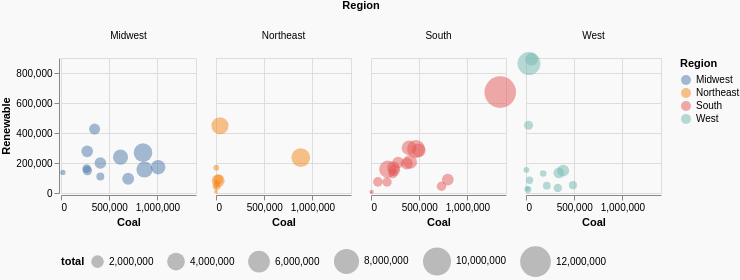

Here is the Vega-Lite specification saved for this chart:
### Vega specification from a JSON file in a GitHub repository (floating-point values rounded to 4 significant figures)
{"$schema": "https://vega.github.io/schema/vega/v5.json", "background": "#f9f9f9", "padding": 0, "data": [{"name": "data-42928075b6a95c590274554971cbda4a", "values": [{"State": "AK", "year": 2015, "Coal": 19511, "Natural Gas": 333936, "Petroleum": 234720, "Nuclear": 0, "Renewable": 23828, "State Name": "Alaska", "Region": "West", "longitude": -152.4, "latitude": 63.78, "total": 611995}, {"State": "AL", "year": 2015, "Coal": 494311, "Natural Gas": 701582, "Petroleum": 509123, "Nuclear": 438728, "Renewable": 284415, "State Name": "Alabama", "Region": "South", "longitude": -86.83, "latitude": 32.78, "total": 2428159}, {"State": "AR", "year": 2015, "Coal": 226889, "Natural Gas": 296826, "Petroleum": 312672, "Nuclear": 144716, "Renewable": 129282, "State Name": "Arkansas", "Region": "South", "longitude": -92.44, "latitude": 34.89, "total": 1110385}, {"State": "AZ", "year": 2015, "Coal": 385822, "Natural Gas": 365313, "Petroleum": 555561, "Nuclear": 340153, "Renewable": 149042, "State Name": "Arizona", "Region": "West", "longitude": -111.7, "latitude": 34.28, "total": 1795891}, {"State": "CA", "year": 2015, "Coal": 30967, "Natural Gas": 2384061, "Petroleum": 3212105, "Nuclear": 193529, "Renewable": 862888, "State Name": "California", "Region": "West", "longitude": -119.5, "latitude": 37.19, "total": 6683550}, {"State": "CO", "year": 2015, "Coal": 340107, "Natural Gas": 490642, "Petroleum": 485863, "Nuclear": 0, "Renewable": 133588, "State Name": "Colorado", "Region": "West", "longitude": -105.5, "latitude": 39.0, "total": 1450200}, {"State": "CT", "year": 2015, "Coal": 6536, "Natural Gas": 260925, "Petroleum": 314379, "Nuclear": 182083, "Renewable": 46767, "State Name": "Connecticut", "Region": "Northeast", "longitude": -72.73, "latitude": 41.62, "total": 810690}, {"State": "DC", "year": 2015, "Coal": 44, "Natural Gas": 33654, "Petroleum": 20423, "Nuclear": 0, "Renewable": 1831, "State Name": "District of Columbia", "Region": "South", "longitude": -77.02, "latitude": 38.9, "total": 55952}, {"State": "DE", "year": 2015, "Coal": 7149, "Natural Gas": 107819, "Petroleum": 106223, "Nuclear": 0, "Renewable": 7745, "State Name": "Delaware", "Region": "South", "longitude": -75.5, "latitude": 38.98, "total": 228936}, {"State": "FL", "year": 2015, "Coal": 466530, "Natural Gas": 1378089, "Petroleum": 1705201, "Nuclear": 294099, "Renewable": 293759, "State Name": "Florida", "Region": "South", "longitude": -82.45, "latitude": 28.62, "total": 4137678}, {"State": "GA", "year": 2015, "Coal": 394665, "Natural Gas": 712580, "Petroleum": 1008952, "Nuclear": 353883, "Renewable": 300816, "State Name": "Georgia", "Region": "South", "longitude": -83.44, "latitude": 32.64, "total": 2770896}, {"State": "HI", "year": 2015, "Coal": 15632, "Natural Gas": 196, "Petroleum": 251136, "Nuclear": 0, "Renewable": 29428, "State Name": "Hawaii", "Region": "West", "longitude": -156.3, "latitude": 20.26, "total": 296392}, {"State": "IA", "year": 2015, "Coal": 348293, "Natural Gas": 302936, "Petroleum": 413877, "Nuclear": 54836, "Renewable": 426053, "State Name": "Iowa", "Region": "Midwest", "longitude": -93.5, "latitude": 42.07, "total": 1545995}, {"State": "ID", "year": 2015, "Coal": 4249, "Natural Gas": 107871, "Petroleum": 173518, "Nuclear": 0, "Renewable": 154472, "State Name": "Idaho", "Region": "West", "longitude": -114.6, "latitude": 44.35, "total": 440110}, {"State": "IL", "year": 2015, "Coal": 850430, "Natural Gas": 1011357, "Petroleum": 1245970, "Nuclear": 1017377, "Renewable": 269098, "State Name": "Illinois", "Region": "Midwest", "longitude": -89.2, "latitude": 40.04, "total": 4394232}, {"State": "IN", "year": 2015, "Coal": 1007472, "Natural Gas": 735055, "Petroleum": 753457, "Nuclear": 0, "Renewable": 172315, "State Name": "Indiana", "Region": "Midwest", "longitude": -86.28, "latitude": 39.89, "total": 2668299}, {"State": "KS", "year": 2015, "Coal": 273416, "Natural Gas": 280421, "Petroleum": 338769, "Nuclear": 90254, "Renewable": 149447, "State Name": "Kansas", "Region": "Midwest", "longitude": -98.38, "latitude": 38.49, "total": 1132307}, {"State": "KY", "year": 2015, "Coal": 796484, "Natural Gas": 276867, "Petroleum": 595609, "Nuclear": 0, "Renewable": 89392, "State Name": "Kentucky", "Region": "South", "longitude": -85.3, "latitude": 37.53, "total": 1758352}, {"State": "LA", "year": 2015, "Coal": 174221, "Natural Gas": 1594207, "Petroleum": 1711747, "Nuclear": 160015, "Renewable": 158293, "State Name": "Louisiana", "Region": "South", "longitude": -91.97, "latitude": 31.06, "total": 3798483}, {"State": "MA", "year": 2015, "Coal": 24177, "Natural Gas": 457124, "Petroleum": 581068, "Nuclear": 52236, "Renewable": 88991, "State Name": "Massachusetts", "Region": "Northeast", "longitude": -71.8, "latitude": 42.26, "total": 1203596}, {"State": "MD", "year": 2015, "Coal": 165994, "Natural Gas": 225969, "Petroleum": 497313, "Nuclear": 153140, "Renewable": 73197, "State Name": "Maryland", "Region": "South", "longitude": -76.76, "latitude": 39.04, "total": 1115613}, {"State": "ME", "year": 2015, "Coal": 2588, "Natural Gas": 54203, "Petroleum": 193289, "Nuclear": 0, "Renewable": 168598, "State Name": "Maine", "Region": "Northeast", "longitude": -69.24, "latitude": 45.36, "total": 418678}, {"State": "MI", "year": 2015, "Coal": 617280, "Natural Gas": 871834, "Petroleum": 870030, "Nuclear": 306773, "Renewable": 239258, "State Name": "Michigan", "Region": "Midwest", "longitude": -85.39, "latitude": 44.32, "total": 2905175}, {"State": "MN", "year": 2015, "Coal": 271570, "Natural Gas": 448557, "Petroleum": 592681, "Nuclear": 125900, "Renewable": 277535, "State Name": "Minnesota", "Region": "Midwest", "longitude": -94.31, "latitude": 46.28, "total": 1716243}, {"State": "MO", "year": 2015, "Coal": 696401, "Natural Gas": 270885, "Petroleum": 623982, "Nuclear": 109182, "Renewable": 95352, "State Name": "Missouri", "Region": "Midwest", "longitude": -92.46, "latitude": 38.36, "total": 1795802}, {"State": "MS", "year": 2015, "Coal": 71626, "Natural Gas": 536996, "Petroleum": 374453, "Nuclear": 122511, "Renewable": 74194, "State Name": "Mississippi", "Region": "South", "longitude": -89.67, "latitude": 32.74, "total": 1179780}, {"State": "MT", "year": 2015, "Coal": 178421, "Natural Gas": 77443, "Petroleum": 166486, "Nuclear": 0, "Renewable": 129472, "State Name": "Montana", "Region": "West", "longitude": -109.6, "latitude": 47.04, "total": 551822}, {"State": "NC", "year": 2015, "Coal": 405525, "Natural Gas": 516026, "Petroleum": 855229, "Nuclear": 440248, "Renewable": 206876, "State Name": "North Carolina", "Region": "South", "longitude": -79.37, "latitude": 35.55, "total": 2423904}, {"State": "ND", "year": 2015, "Coal": 408091, "Natural Gas": 100852, "Petroleum": 190821, "Nuclear": 0, "Renewable": 109435, "State Name": "North Dakota", "Region": "Midwest", "longitude": -100.5, "latitude": 47.45, "total": 809199}, {"State": "NE", "year": 2015, "Coal": 266319, "Natural Gas": 170346, "Petroleum": 231933, "Nuclear": 107976, "Renewable": 162645, "State Name": "Nebraska", "Region": "Midwest", "longitude": -99.8, "latitude": 41.54, "total": 939219}, {"State": "NH", "year": 2015, "Coal": 10989, "Natural Gas": 70742, "Petroleum": 152127, "Nuclear": 99186, "Renewable": 67612, "State Name": "New Hampshire", "Region": "Northeast", "longitude": -71.58, "latitude": 43.68, "total": 400656}, {"State": "NJ", "year": 2015, "Coal": 22925, "Natural Gas": 778866, "Petroleum": 882576, "Nuclear": 347851, "Renewable": 81596, "State Name": "New Jersey", "Region": "Northeast", "longitude": -74.66, "latitude": 40.18, "total": 2113814}, {"State": "NM", "year": 2015, "Coal": 215703, "Natural Gas": 260038, "Petroleum": 235852, "Nuclear": 0, "Renewable": 48923, "State Name": "New Mexico", "Region": "West", "longitude": -106.1, "latitude": 34.41, "total": 760516}, {"State": "NV", "year": 2015, "Coal": 36635, "Natural Gas": 312602, "Petroleum": 261261, "Nuclear": 0, "Renewable": 85250, "State Name": "Nevada", "Region": "West", "longitude": -116.6, "latitude": 39.33, "total": 695748}, {"State": "NY", "year": 2015, "Coal": 41241, "Natural Gas": 1396693, "Petroleum": 1404701, "Nuclear": 466457, "Renewable": 448402, "State Name": "New York", "Region": "Northeast", "longitude": -75.51, "latitude": 42.94, "total": 3757494}, {"State": "OH", "year": 2015, "Coal": 865714, "Natural Gas": 1031716, "Petroleum": 1084513, "Nuclear": 181726, "Renewable": 156941, "State Name": "Ohio", "Region": "Midwest", "longitude": -82.79, "latitude": 40.29, "total": 3320610}, {"State": "OK", "year": 2015, "Coal": 280748, "Natural Gas": 711393, "Petroleum": 512064, "Nuclear": 0, "Renewable": 203142, "State Name": "Oklahoma", "Region": "South", "longitude": -97.49, "latitude": 35.59, "total": 1707347}, {"State": "OR", "year": 2015, "Coal": 26515, "Natural Gas": 245897, "Petroleum": 322631, "Nuclear": 0, "Renewable": 451693, "State Name": "Oregon", "Region": "West", "longitude": -120.6, "latitude": 43.93, "total": 1046736}, {"State": "PA", "year": 2015, "Coal": 878829, "Natural Gas": 1313350, "Petroleum": 1193549, "Nuclear": 842044, "Renewable": 235371, "State Name": "Pennsylvania", "Region": "Northeast", "longitude": -77.8, "latitude": 40.88, "total": 4463143}, {"State": "RI", "year": 2015, "Coal": 0, "Natural Gas": 96514, "Petroleum": 86065, "Nuclear": 0, "Renewable": 8469, "State Name": "Rhode Island", "Region": "Northeast", "longitude": -71.55, "latitude": 41.68, "total": 191048}, {"State": "SC", "year": 2015, "Coal": 241217, "Natural Gas": 284013, "Petroleum": 506268, "Nuclear": 555909, "Renewable": 151243, "State Name": "South Carolina", "Region": "South", "longitude": -80.89, "latitude": 33.91, "total": 1738650}, {"State": "SD", "year": 2015, "Coal": 19616, "Natural Gas": 83370, "Petroleum": 113332, "Nuclear": 0, "Renewable": 136976, "State Name": "South Dakota", "Region": "Midwest", "longitude": -100.2, "latitude": 44.44, "total": 353294}, {"State": "TN", "year": 2015, "Coal": 370650, "Natural Gas": 322468, "Petroleum": 694084, "Nuclear": 261037, "Renewable": 196756, "State Name": "Tennessee", "Region": "South", "longitude": -86.35, "latitude": 35.86, "total": 1844995}, {"State": "TX", "year": 2015, "Coal": 1340422, "Natural Gas": 4263856, "Petroleum": 6033759, "Nuclear": 411571, "Renewable": 672724, "State Name": "Texas", "Region": "South", "longitude": -99.32, "latitude": 31.48, "total": 12722332}, {"State": "UT", "year": 2015, "Coal": 330043, "Natural Gas": 242848, "Petroleum": 278993, "Nuclear": 0, "Renewable": 33788, "State Name": "Utah", "Region": "West", "longitude": -111.7, "latitude": 39.31, "total": 885672}, {"State": "VA", "year": 2015, "Coal": 232427, "Natural Gas": 526314, "Petroleum": 815138, "Nuclear": 293455, "Renewable": 169017, "State Name": "Virginia", "Region": "South", "longitude": -78.82, "latitude": 37.52, "total": 2036351}, {"State": "VT", "year": 2015, "Coal": 0, "Natural Gas": 12245, "Petroleum": 81615, "Nuclear": 0, "Renewable": 41538, "State Name": "Vermont", "Region": "Northeast", "longitude": -72.67, "latitude": 44.07, "total": 135398}, {"State": "WA", "year": 2015, "Coal": 58273, "Natural Gas": 327738, "Petroleum": 732260, "Nuclear": 85347, "Renewable": 892136, "State Name": "Washington", "Region": "West", "longitude": -120.5, "latitude": 47.38, "total": 2095754}, {"State": "WI", "year": 2015, "Coal": 408189, "Natural Gas": 476969, "Petroleum": 535066, "Nuclear": 104666, "Renewable": 199955, "State Name": "Wisconsin", "Region": "Midwest", "longitude": -90.0, "latitude": 44.62, "total": 1724845}, {"State": "WV", "year": 2015, "Coal": 730949, "Natural Gas": 191059, "Petroleum": 189908, "Nuclear": 0, "Renewable": 45008, "State Name": "West Virginia", "Region": "South", "longitude": -80.62, "latitude": 38.64, "total": 1156924}, {"State": "WY", "year": 2015, "Coal": 487177, "Natural Gas": 126421, "Petroleum": 159935, "Nuclear": 0, "Renewable": 52386, "State Name": "Wyoming", "Region": "West", "longitude": -107.6, "latitude": 42.99, "total": 825919}]}, {"name": "data_0", "source": "data-42928075b6a95c590274554971cbda4a", "transform": [{"type": "filter", "expr": "isValid(datum[\"total\"]) && isFinite(+datum[\"total\"]) && isValid(datum[\"Coal\"]) && isFinite(+datum[\"Coal\"]) && isValid(datum[\"Renewable\"]) && isFinite(+datum[\"Renewable\"])"}]}, {"name": "column_domain", "source": "data_0", "transform": [{"type": "aggregate", "groupby": ["Region"]}]}], "signals": [{"name": "child_width", "value": 135}, {"name": "child_height", "value": 135}], "layout": {"padding": 0, "offset": {"columnTitle": 10}, "columns": {"signal": "length(data('column_domain'))"}, "bounds": "full", "align": "all"}, "marks": [{"name": "column-title", "type": "group", "role": "column-title", "title": {"text": "Region", "style": "guide-title", "offset": 10}}, {"name": "row_header", "type": "group", "role": "row-header", "encode": {"update": {"height": {"signal": "child_height"}}}, "axes": [{"scale": "y", "orient": "left", "grid": false, "title": "Renewable", "labelOverlap": true, "tickCount": {"signal": "ceil(child_height/40)"}, "zindex": 0}]}, {"name": "column_header", "type": "group", "role": "column-header", "from": {"data": "column_domain"}, "sort": {"field": "datum[\"Region\"]", "order": "ascending"}, "title": {"text": {"signal": "isValid(parent[\"Region\"]) ? parent[\"Region\"] : \"\"+parent[\"Region\"]"}, "style": "guide-label", "frame": "group", "offset": 10}, "encode": {"update": {"width": {"signal": "child_width"}}}}, {"name": "column_footer", "type": "group", "role": "column-footer", "from": {"data": "column_domain"}, "sort": {"field": "datum[\"Region\"]", "order": "ascending"}, "encode": {"update": {"width": {"signal": "child_width"}}}, "axes": [{"scale": "x", "orient": "bottom", "grid": false, "title": "Coal", "labelFlush": true, "labelOverlap": true, "tickCount": {"signal": "ceil(child_width/40)"}, "zindex": 0}]}, {"name": "cell", "type": "group", "style": "cell", "from": {"facet": {"name": "facet", "data": "data_0", "groupby": ["Region"]}}, "sort": {"field": ["datum[\"Region\"]"], "order": ["ascending"]}, "encode": {"update": {"width": {"signal": "child_width"}, "height": {"signal": "child_height"}}}, "marks": [{"name": "child_marks", "type": "symbol", "style": ["point"], "sort": {"field": ["datum[\"total\"]"], "order": ["descending"]}, "from": {"data": "facet"}, "encode": {"update": {"opacity": {"value": 0.5}, "fill": {"scale": "color", "field": "Region"}, "tooltip": {"signal": "isValid(datum[\"State Name\"]) ? datum[\"State Name\"] : \"\"+datum[\"State Name\"]"}, "ariaRoleDescription": {"value": "point"}, "description": {"signal": "\"Region: \" + (isValid(datum[\"Region\"]) ? datum[\"Region\"] : \"\"+datum[\"Region\"]) + \"; total: \" + (format(datum[\"total\"], \"\")) + \"; State Name: \" + (isValid(datum[\"State Name\"]) ? datum[\"State Name\"] : \"\"+datum[\"State Name\"]) + \"; Coal: \" + (format(datum[\"Coal\"], \"\")) + \"; Renewable: \" + (format(datum[\"Renewable\"], \"\"))"}, "x": {"scale": "x", "field": "Coal"}, "y": {"scale": "y", "field": "Renewable"}, "size": {"scale": "size", "field": "total"}}}}], "axes": [{"scale": "x", "orient": "bottom", "gridScale": "y", "grid": true, "tickCount": {"signal": "ceil(child_width/40)"}, "domain": false, "labels": false, "aria": false, "maxExtent": 0, "minExtent": 0, "ticks": false, "zindex": 0}, {"scale": "y", "orient": "left", "gridScale": "x", "grid": true, "tickCount": {"signal": "ceil(child_height/40)"}, "domain": false, "labels": false, "aria": false, "maxExtent": 0, "minExtent": 0, "ticks": false, "zindex": 0}]}], "scales": [{"name": "x", "type": "linear", "domain": {"data": "data_0", "field": "Coal"}, "range": [0, {"signal": "child_width"}], "nice": true, "zero": true}, {"name": "y", "type": "linear", "domain": {"data": "data_0", "field": "Renewable"}, "range": [{"signal": "child_height"}, 0], "nice": true, "zero": true}, {"name": "color", "type": "ordinal", "domain": {"data": "data_0", "field": "Region", "sort": true}, "range": "category"}, {"name": "size", "type": "linear", "domain": {"data": "data_0", "field": "total"}, "range": [0, 1000], "zero": true}], "legends": [{"fill": "color", "symbolType": "circle", "title": "Region", "encode": {"symbols": {"update": {"opacity": {"value": 0.5}}}}}, {"orient": "bottom", "titleOrient": "left", "size": "size", "direction": "horizontal", "symbolType": "circle", "title": "total", "encode": {"symbols": {"update": {"fill": {"value": "black"}, "fillOpacity": {"value": 0.5}, "opacity": {"value": 0.5}, "stroke": {"value": "transparent"}}}}}]}
